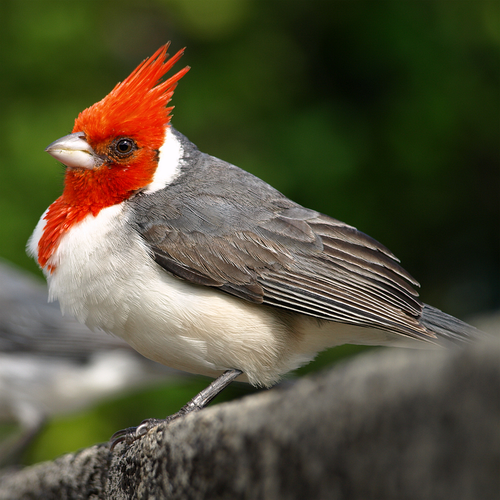
%> input picture test.png, 500 x 500 px
$ octave image_compression.m   (GNU Octave 9; MATLAB toolbox functions it lacks are replaced by stand-ins)
%> lines starting %> are read from the running program, lines starting %| are printed output that depends on the picture
### calc_basis.m
function basis_3D_matrix = calc_basis(N)
%> called with N = 8
%returns the basis function for N*N image in a 3dimensional matrix
%concatenated along the row

dct_basis_1d = @(k,n,N)(k==0).*(1/N)^(0.5) + (k>0).*(((2/N)^0.5).*cos((pi/N).*k.*(n+0.5)));
dct_basis_2d = @(j,k,m,n,N) dct_basis_1d(j,m,N).*dct_basis_1d(k,n,N);
m = 0:1:N-1;
n = 0:1:N-1;
[nn,mm] = meshgrid(m,n); %since mm are row index of a image and nn are column index of the image
m_n = cat(2, reshape(mm, [numel(mm),1]), reshape(nn, [numel(nn),1]));
basis_3D_matrix = [];
for j = 0:1:N-1
    for k = 0:1:N-1
        basis = reshape(dct_basis_2d(j,k,m_n(:,1),m_n(:,2),N),[N,N]);
        basis = (basis)./(max(max(basis)));
        basis_3D_matrix = cat(3,basis_3D_matrix,basis);
    end
end

end

### block_dct2_quantize.m
function [reconst_image, no_of_zeros, error_image, error_coeff] = block_dct2_quantize(image)
Q = [ 16    11    10    16    24    40    51    61;
      12    12    14    19    26    58    60    55;
      14    13    16    24    40    57    69    56;
      14    17    22    29    51    87    80    62;
      18    22    37    56    68   109   103    77;
      24    35    55    64    81   104   113    92;
      49    64    78    87   103   121   120   101;
      72    92    95    98   112   100   103    99];

reconst_image = [];
no_of_zeros = 0;
error_coeff = [];
error_image = [];
for row = 1:8:size(image,1)
    image_row= [];
    for col = 1:8:size(image,2)

        image_block = image(row:row+7, col:col+7);
        coeff_block = dct2(image_block);
        updated_coeff_block = Q.*round(coeff_block./Q);

        %calculating the number of zeros in the updated coeff block
        mask_zeros = updated_coeff_block == 0;
        no_of_zeros = no_of_zeros + sum(mask_zeros(:));

        %calculating the image back using updated_coeff_back
        new_image_block = idct2(updated_coeff_block);
        new_image_block = uint8(new_image_block);
        image_row = cat(2,image_row,new_image_block);

        %coeff of reconstructed image
        new_coeff_block = dct2(new_image_block);

        %calculating error for verification
        error_image = [error_image norm((double(image_block) - double(new_image_block)),'fro')];
        error_coeff = [error_coeff norm((double(coeff_block) - double(new_coeff_block)),'fro')];
    end
    reconst_image = cat(1,reconst_image, image_row);
end
end

### image_compression.m
close all;
clear all;
%Calculating the dct basis using calc_basis function
%for just visualization
basis = calc_basis(8);
figure();
title('64 dct basis');
for i = 1:64
        subplot(8,8,i)
        imshow(basis(:,:,i));
end
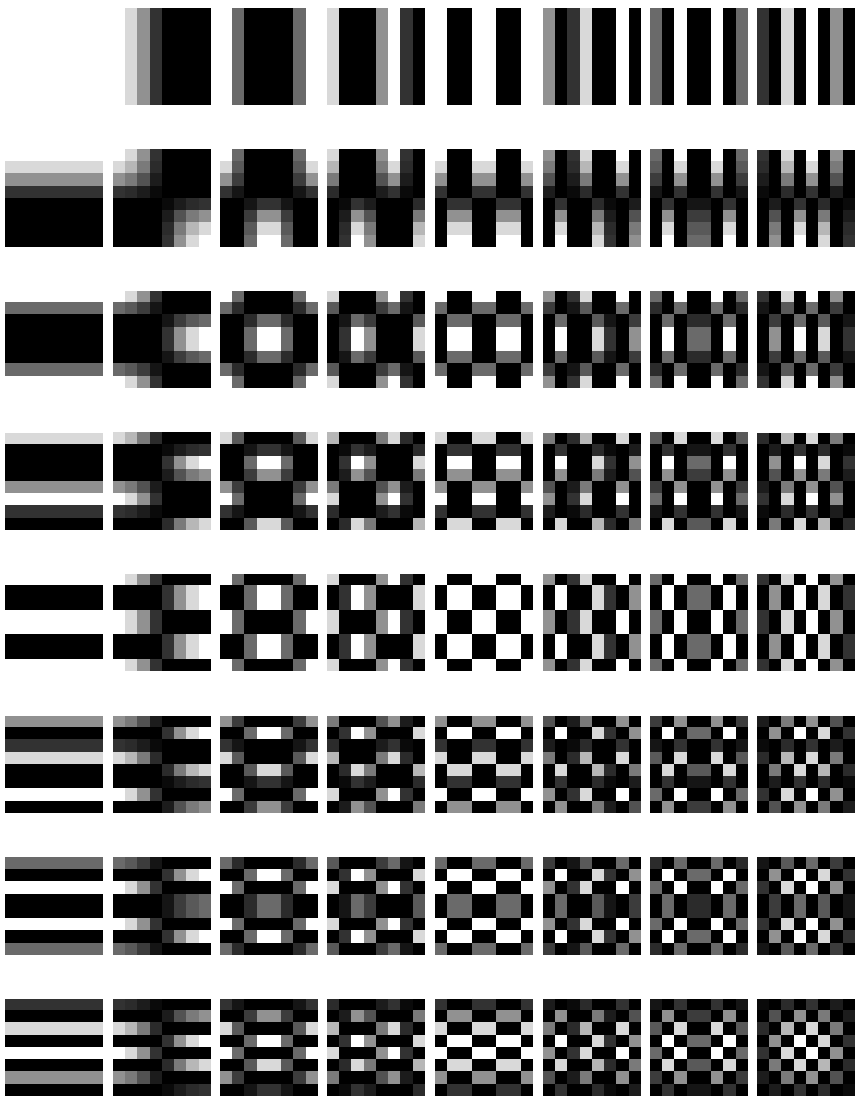
%> figure redrawn from the program's plot data, 64 panels

%loading file to be compressed
filename = 'test.png';
image = imread(filename);
%> image is the input picture: size 500x500x3 uint8; mean R, G, B 84.4, 80.8, 58.1

%converting into gray
image_gray = rgb2gray(image);
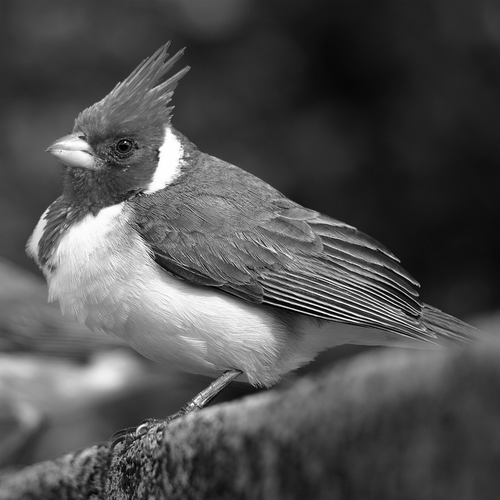
%> image_gray: size 500x500 uint8; min 0, max 255, mean 79.3
imwrite(image_gray, 'test_gray.tif')


%compressing the file using jpeg image compression algorithm
%resizing it
size = size(image_gray);
%> size = [500 500]
resize_size = ceil(min(size(1),size(2))/8)*8;
%> resize_size = 504
image_gray_rs = imresize(image_gray, [resize_size, resize_size]);
%compressing it
[reconst_image, no_of_zeros, error_image, error_coeff] = block_dct2_quantize(image_gray_rs);
%> the loop in block_dct2_quantize, `for row = 1:8:size(image,1)` made 63 passes
%> pass 3, in block_dct2_quantize, `reconst_image = cat(1,reconst_image, image_row);`:
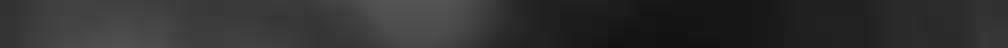
%> reconst_image: size 24x504 uint8 (shown 2 times larger); min 18, max 84, mean 48.3
%> after the loop in block_dct2_quantize, `for row = 1:8:size(image,1)`: error_coeff = 3969 values, max 143.1 at index 3057, min 0 at index 1219, mean 26.08; error_image has the same summary as error_coeff; no_of_zeros = 228056
%> no_of_zeros = 228056; error_image has the same summary as error_coeff in block_dct2_quantize
%resizing the file back to its original size
reconst_image_re = imresize(reconst_image, [size(1), size(2)]);


%writing the compressed file to 'comp_image.tif'
imwrite(reconst_image_re, 'comp_image.tif')

%displaying original and compressed file
figure();
imshow(image_gray_rs)
title('Original Image')
figure();
imshow(reconst_image)
title('Compressed Image')
